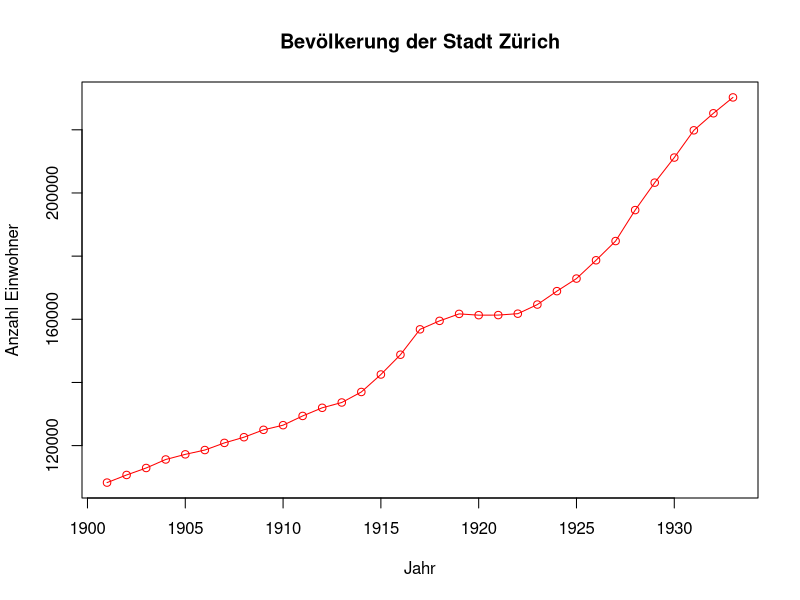
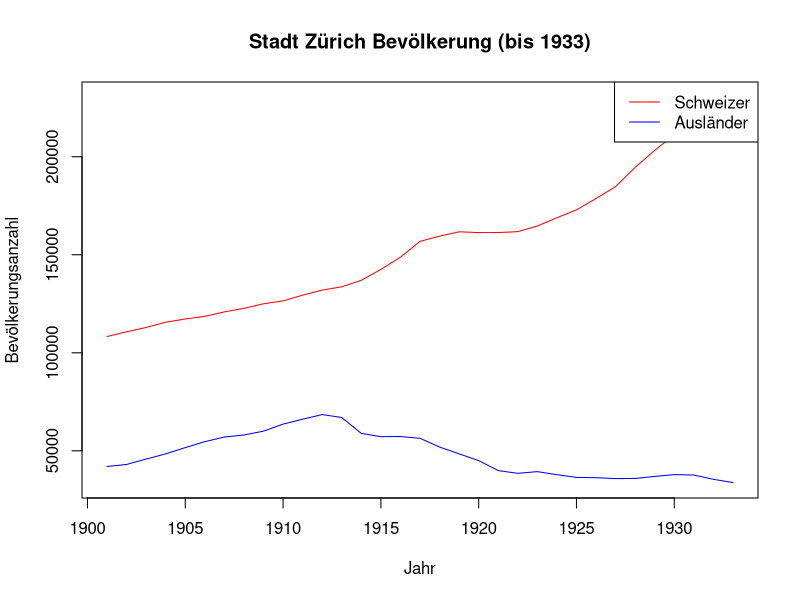
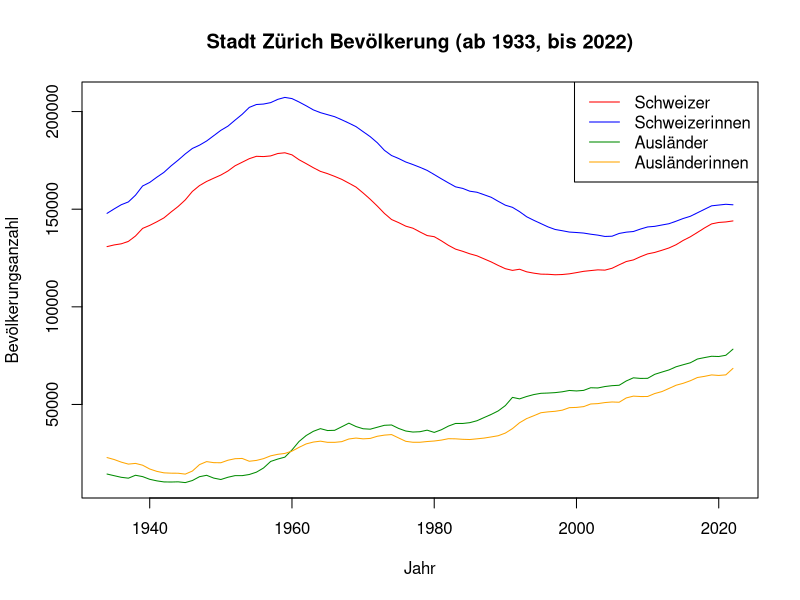
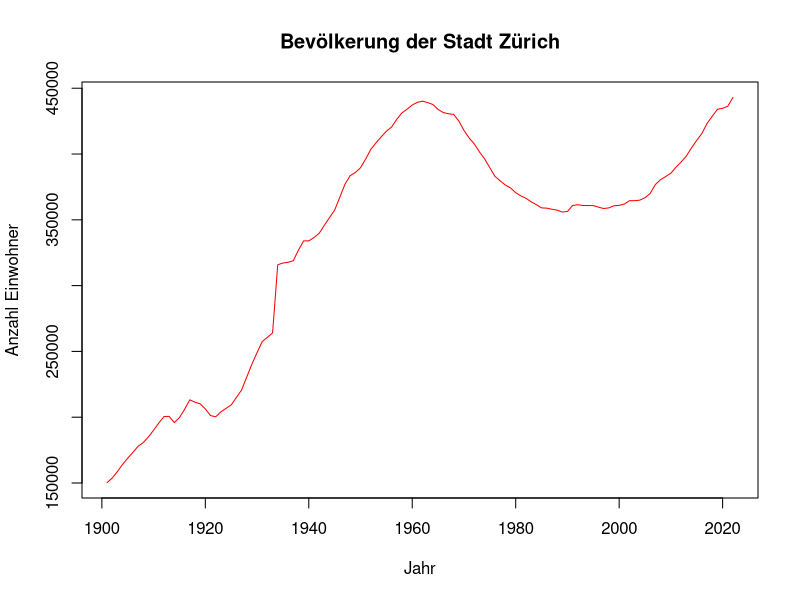

Write the R code that produced these figures, in order.
# ---- Aufgabe 1 ----
csv_path <- paste(getwd(), '/data/BEV322OD3222.csv')
dat <- read.csv('./data/BEV322OD3222.csv')

str(dat)
# --- Variablentypen ---
# StichtagDatJahr: TBD
# DatenstandCd   : TBD
# HerkunftCd     : TBD
# HerkunftLang   : TBD
# SexCd          : TBD
# SexLang        : TBD
# AnzBestWir     : TBD
dat

unbekannt <- dat[dat$SexLang == "unbekannt",]

unbekannt_schweizer <- unbekannt[unbekannt$HerkunftCd == 1,]
unbekannt_ausländer <- unbekannt[unbekannt$HerkunftCd == 2,]
?plot
plot(x=unbekannt_schweizer$StichtagDatJahr, y=unbekannt_schweizer$AnzBestWir, type = "o",col = "red", xlab = "Jahr", ylab = "Anzahl Einwohner", 
     main = "Bevölkerung der Stadt Zürich")

matplot(unbekannt_schweizer$StichtagDatJahr, cbind(unbekannt_schweizer$AnzBestWir, unbekannt_ausländer$AnzBestWir), type = "l", lty = 1, 
        col = c("red", "blue"), xlab = "Jahr", 
        ylab = "Bevölkerungsanzahl", main = "Stadt Zürich Bevölkerung (bis 1933)")
legend("topright", legend = c("Schweizer", "Ausländer"), 
       col = c("red", "blue"), 
       lty = 1)

herk_sex_bev <- dat[dat$SexLang != "unbekannt",]

bev_schweizer <- herk_sex_bev[herk_sex_bev$HerkunftCd == 1,]
bev_ausländer <- herk_sex_bev[herk_sex_bev$HerkunftCd == 2,]

bev_schweizer_m <- bev_schweizer[bev_ausländer$SexCd == 1,]
bev_schweizer_w <- bev_schweizer[bev_ausländer$SexCd == 2,]

bev_ausländer_m <- bev_ausländer[bev_ausländer$SexCd == 1,]
bev_ausländer_w <- bev_ausländer[bev_ausländer$SexCd == 2,]

matplot(bev_schweizer_m$StichtagDatJahr, cbind(bev_schweizer_m$AnzBestWir, bev_schweizer_w$AnzBestWir, bev_ausländer_m$AnzBestWir, bev_ausländer_w$AnzBestWir), type = "l", lty = 1, 
        col = c("red", "blue", "green4", "orange"), xlab = "Jahr", 
        ylab = "Bevölkerungsanzahl", main = "Stadt Zürich Bevölkerung (ab 1933, bis 2022)")
legend("topright", legend = c("Schweizer", "Schweizerinnen", "Ausländer", "Ausländerinnen"), 
       col = c("red", "blue", "green4", "orange"), 
       lty = 1)

unbekannt_gesamt <- unbekannt_ausländer$AnzBestWir + unbekannt_schweizer$AnzBestWir
bekannt_gesamt <- bev_schweizer_m$AnzBestWir + bev_schweizer_w$AnzBestWir + bev_ausländer_m$AnzBestWir + bev_ausländer_w$AnzBestWir

gesamt_bev <- c(unbekannt_gesamt, bekannt_gesamt)

median(gesamt_bev)
mean(gesamt_bev)

plot(x=dat$StichtagDatJahr[!duplicated(dat$StichtagDatJahr)], y=gesamt_bev, type = "l",col = "red", xlab = "Jahr", ylab = "Anzahl Einwohner", 
     main = "Bevölkerung der Stadt Zürich")



